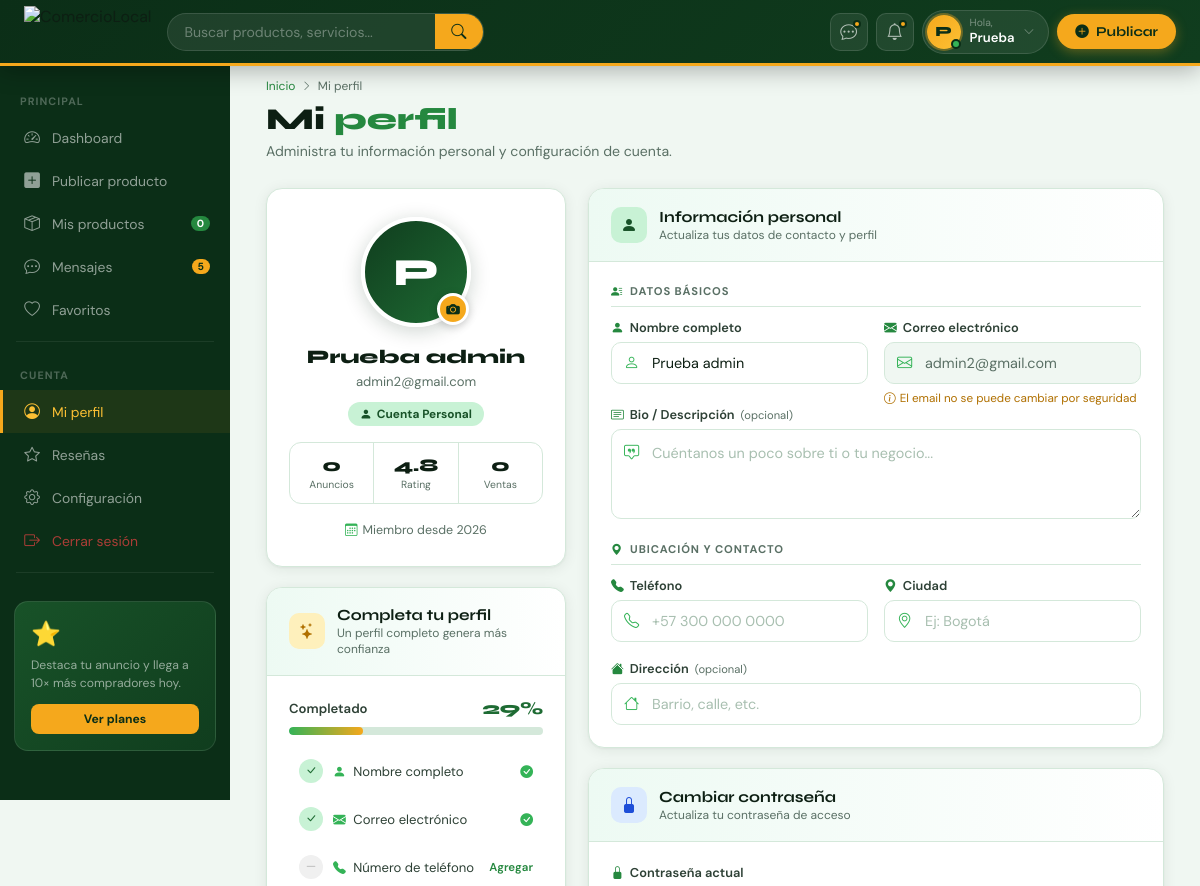
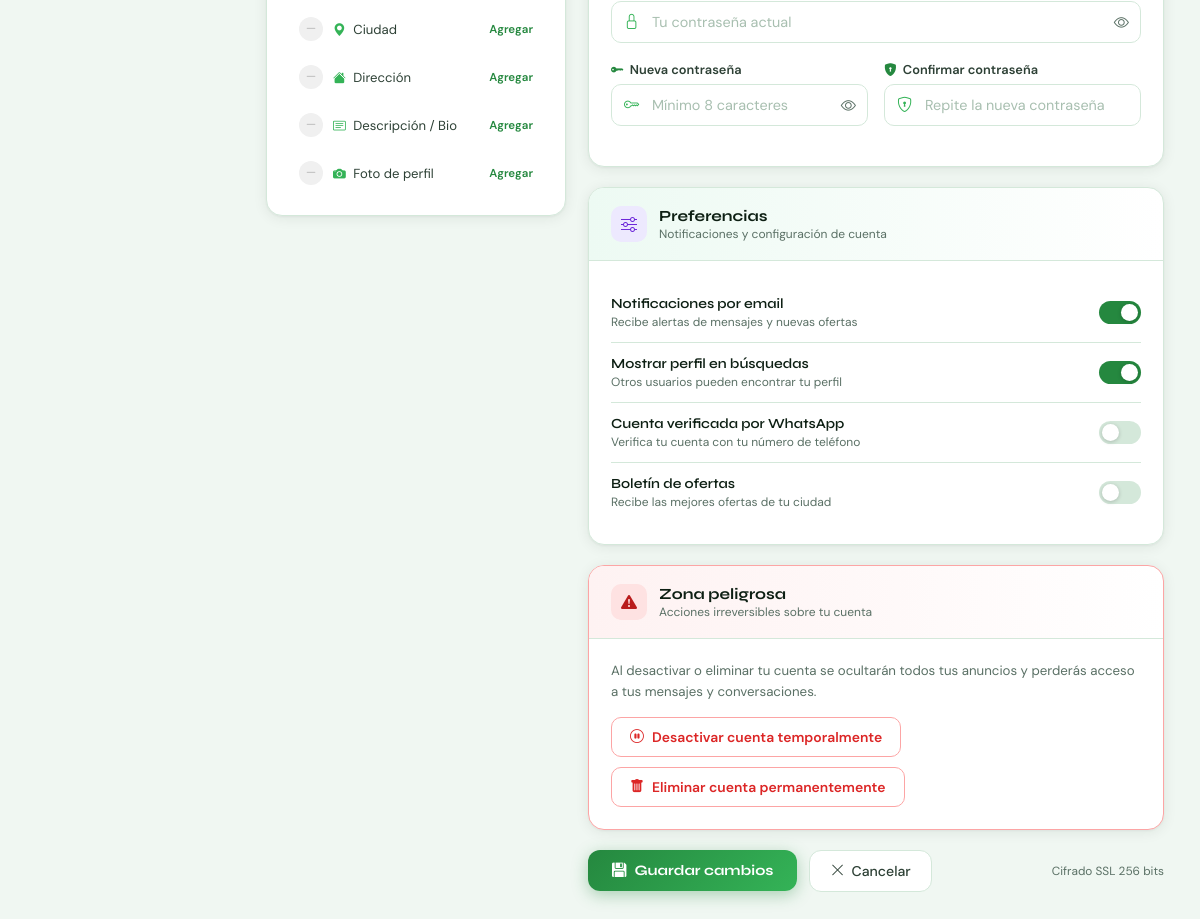
The app's page /src/app/perfil.php (signed in) with its own data (2 pictures, top to bottom).
### tables this page shows
CREATE TABLE `users` (
  `id` int NOT NULL AUTO_INCREMENT,
  `full_name` varchar(100) NOT NULL,
  `email` varchar(100) NOT NULL,
  `password` varchar(255) NOT NULL,
  `created_at` timestamp NULL DEFAULT CURRENT_TIMESTAMP,
  `phone` varchar(20) DEFAULT NULL,
  `city` varchar(100) DEFAULT NULL,
  `address` varchar(200) DEFAULT NULL,
  `bio` text,
  `profile_photo` varchar(255) DEFAULT NULL,
  `status` enum('active','inactive','blocked','suspended') NOT NULL DEFAULT 'active',
  `role` enum('user','seller','admin','super_admin') NOT NULL DEFAULT 'user',
  `updated_at` timestamp NULL DEFAULT CURRENT_TIMESTAMP ON UPDATE CURRENT_TIMESTAMP,
  `deleted_at` timestamp NULL DEFAULT NULL,
  `last_login` timestamp NULL DEFAULT NULL,
  PRIMARY KEY (`id`),
  UNIQUE KEY `email` (`email`)
);

### src/app/perfil.php (the view, shortened to what the rows shown need)
<?php
include(__DIR__ . '/../config/conexion.php');
$user = $_SESSION['user'];
$user_id = (int)$user['id'];
$res = mysqli_query($conn, "SELECT * FROM users WHERE id = $user_id");
$user = mysqli_fetch_assoc($res) ?: $user;
?>
<!DOCTYPE html>
<html lang="es">
<head>
    <link rel="stylesheet" href="https://cdn.jsdelivr.net/npm/bootstrap-icons@1.11.3/font/bootstrap-icons.css">
    <link rel="stylesheet" href="../style/perfil.css">
</head>
<body><?php $basePath = '../';
include __DIR__ . '/../components/header.php'; ?><div class="page-shell">
        <main class="main-content">
            <div class="pg-header">
                <h1 class="pg-title">Mi <span>perfil</span></h1>
            </div>
            <form method="POST" enctype="multipart/form-data" id="profileForm">
                <div class="profile-grid">
                    <div class="left-col">
                        <div class="card avatar-card">
                            <div class="card-body" style="text-align:center;padding:28px 22px;">
                                <div class="avatar-wrap">
                                    <div class="avatar-lg">
                                    </div>
                                    <label class="avatar-upload-btn" title="Cambiar foto">
                                    </label>
                                </div>
                                <div class="profile-name"><?php echo htmlspecialchars($user['full_name'] ?? 'Tu nombre'); ?></div>
                                <div class="profile-email"><?php echo htmlspecialchars($user['email'] ?? ''); ?></div>
                                <div class="account-badge">
                                    <i class="bi bi-person-fill"></i>
                                    Cuenta Personal
                                </div>
                                <div class="profile-stats">
                                    <div class="ps-item">
                                    </div>
                                    <div class="ps-item">
                                    </div>
                                    <div class="ps-item">
                                    </div>
                                </div>
                                <div style="font-size:.78rem;color:var(--ink3);display:flex;align-items:center;gap:5px;justify-content:center;">
                                    <i class="bi bi-calendar3" style="color:var(--g400);"></i>
                                    Miembro desde <?php echo date('Y', strtotime($user['created_at'] ?? 'now')); ?>
                                </div>
                            </div>
                        </div>
                    </div>
                    <div class="right-col">
                        <div class="card">
                            <div class="card-body">
                                <div class="form-row-2">
                                    <div class="form-group">
                                        <div class="input-wrap">
                                            <input type="text" id="full_name" name="full_name" class="form-control"
                                                value="<?php echo htmlspecialchars($user['full_name'] ?? ''); ?>"
                                                placeholder="Tu nombre completo">
                                        </div>
                                    </div>
                                    <div class="form-group">
                                        <div class="input-wrap">
                                            <input type="email" id="email" name="email" class="form-control"
                                                value="<?php echo htmlspecialchars($user['email'] ?? ''); ?>"
                                                readonly>
                                        </div>
                                    </div>
                                </div>
                            </div>
                        </div>
                    </div>
                </div>
            </form>
        </main>
    </div>
</body>
</html>

### records on screen
users: full_name "Prueba admin", email "admin2@gmail.com", created_at "2026"

### other values on screen
$userInitial "P"
$userName "Prueba"
$prod_count "0"
$completionPct "29"
$label "Nombre completo"
$label "Correo electrónico"
$label "Número de teléfono"
$label "Ciudad"
$label "Dirección"
$label "Descripción / Bio"
$label "Foto de perfil"
